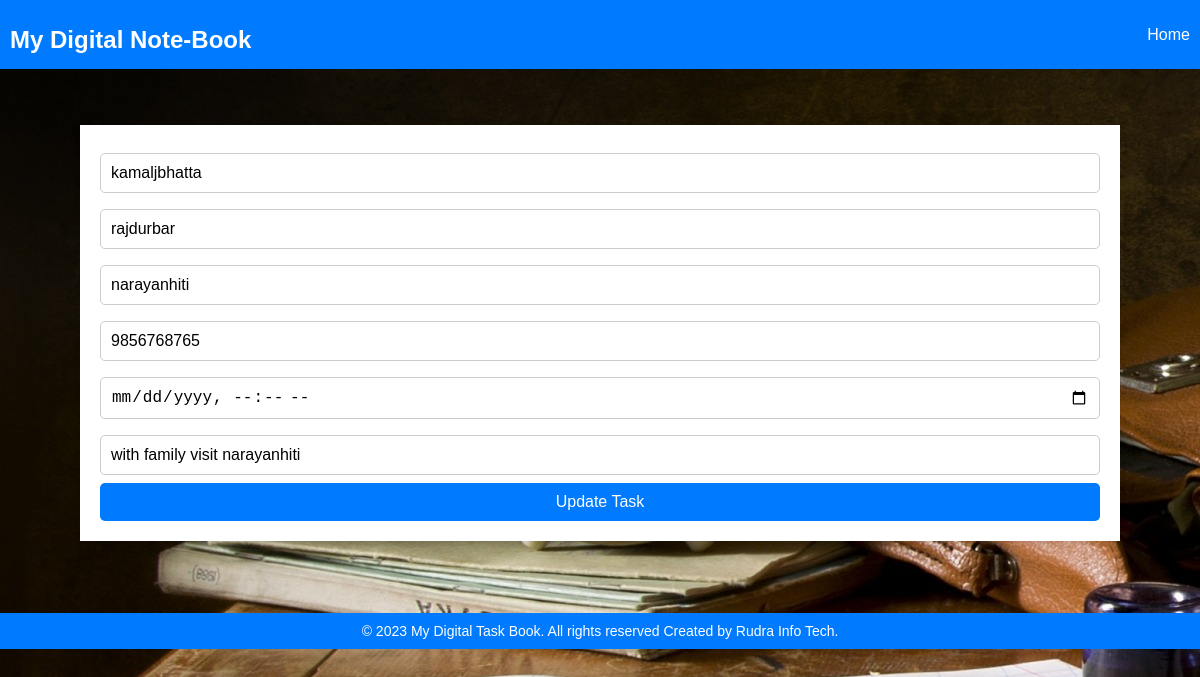
Page /update/10 on the committed database.
### taskbook/models.py (models this page shows, shortened)
class TaskInfo(models.Model):
      usertask = models.CharField(blank=False,null=False,max_length=150)
      taskname=models.CharField(max_length=250)
      location=models.CharField(max_length=250)
      mobile=models.IntegerField()
      timedate=models.DateTimeField()
      details=models.TextField(max_length=400)
      class Meta:
        db_table = "taskinfo"

### taskbook/views.py (the view, shortened to what this page needs)
# urls.py: path('update/<int:id>',views.updateTask, name='updatepage'),
def updateTask(request,id):
    tasks=TaskInfo.objects.get(id=id)#gets the tasks that you had clicked to update
    return render(request,'taskbook/update.html',{'tasks':tasks})# these tasks are the older information of task

### taskbook/templates/taskbook/update.html (shortened to what this page needs)
{% load static %}
{% include 'taskbook/header.html' %}
   <link rel="stylesheet" href="{% static 'taskbook/css/update.css' %}">
</head>
<body style="background-image:url(taskbook/static/taskbook/images/book.jpg);" >
    <br><br>
    <div class="container">
        <form method="post">
            <input type="text" name="taskid" value="{{ tasks.usertask }}">
            <input type="text" name="taskname" value="{{ tasks.taskname }}">
            <input type="text" name="location" value="{{ tasks.location }}">
            <input type="number" name="mobile" value="{{ tasks.mobile }}">
            <input type="datetime-local" name="timedate" value="{{ tasks.datetime }}">
            <input type="detail" name="details" value="{{ tasks.details }}">
            <input type="submit" name="updatetask" value="Update Task">
        </form>
    </div>
    <br><br><br><br>
{% include 'taskbook/footer.html' %}

### taskbook/static/taskbook/css/header.css (style rules this page uses)
body { font-family: Arial, sans-serif; background-color: #f0f0f0; margin: 0; padding: 0; }
.container { max-width: 1000px; margin: 0 auto; padding: 20px; }

### taskbook/static/taskbook/css/update.css (style rules this page uses)
body { font-family: Arial, sans-serif; margin: 0; padding: 0; }
.container { max-width: 500px; margin: 0 auto; padding: 20px; background-color: white; box-shadow: 0 2px 6px rgba(0, 0, 0, 0.1); }
form { display: flex; flex-direction: column; }
input[type="text"], input[type="number"], input[type="datetime-local"], input[type="detail"] { margin: 8px 0; padding: 10px; border: 1px solid #ccc; border-radius: 5px; font-size: 16px; }
input[type="submit"] { background-color: #007bff; color: white; cursor: pointer; padding: 10px; border: none; border-radius: 5px; font-size: 16px; }

### rows in the picture
TaskInfo: taskid "kamaljbhatta", taskname "rajdurbar", location "narayanhiti", mobile "9856768765", details "with family visit narayanhiti"
